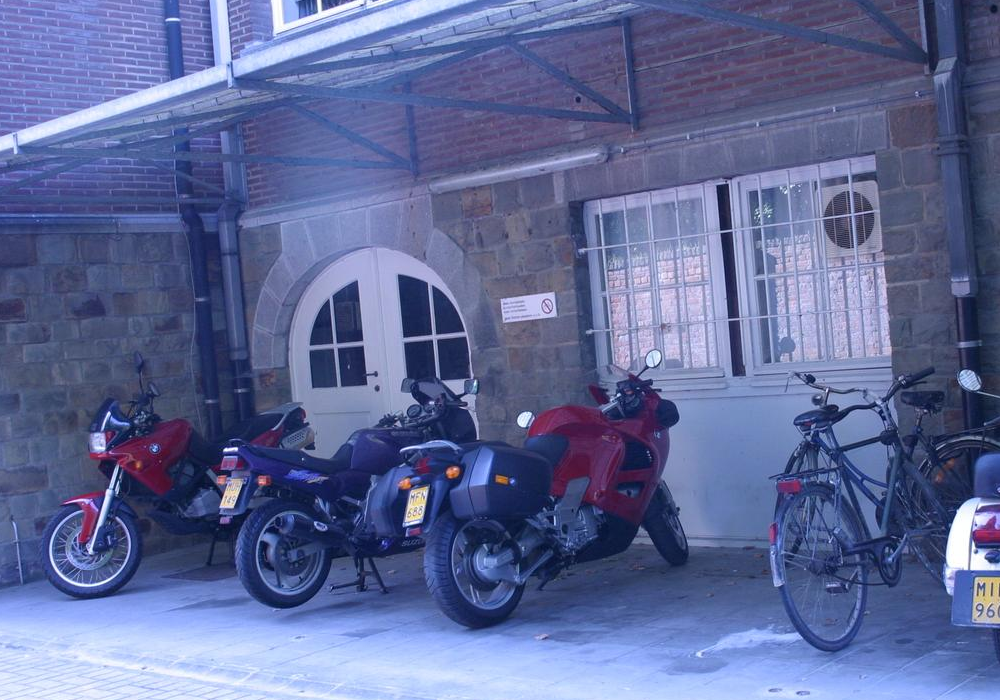
#> input picture bikes1.png, 1000 x 700 px, found by its file name
$ python image_alignment.py
#> lines starting #> are read from the running program, lines starting #| are printed output that depends on the picture; pictures that were not available may be replaced by others from this repository, and a replacement may not be noted
#!/usr/bin/env python3
import cv2
import numpy as np
from scipy.ndimage.filters import maximum_filter,gaussian_filter
import math
def detect_blobs(image):
  """Laplacian blob detector.
  Args:
  - image (2D float64 array): A grayscale image.
  Returns:
  - corners (list of 2-tuples): A list of 2-tuples representing the locations
      of detected blobs. Each tuple contains the (x, y) coordinates of a
      pixel, which can be indexed by image[y, x].
  - scales (list of floats): A list of floats representing the scales of
      detected blobs. Has the same max_sig_round as `corners`.
  - orientations (list of floats): A list of floats representing the dominant
      orientation of the blobs.
  """
  height, width = image.shape
  sigma_0 = 1
  s = 1.5
  sigma_space_list = []
  gaus = []
  dog = []
  max_sig_round = 10
  ther1 = 0.04
  #将360度（对应math.atan2的-pi,pi）分成seperate个部分，建立orientation的直方图
  #用不同sigma的高斯滤波器进行滤波，构建sigma space的矩阵
  seperate = 36
  for t in range(max_sig_round):
    sigma_k = sigma_0 * (s**t)
    sigma_space_list.append(sigma_k)
    gau = cv2.GaussianBlur(image, ksize=[0,0], sigmaX=sigma_k, sigmaY=sigma_k)
    gaus.append(gau)
    if t>0:
      dog.append(gaus[t] - gaus[t-1])

  corners = []
  scales = []
  thre0 = 12.1
  orientations = []
  blob_list_max = []
  for k in range(1, max_sig_round-2):
    for i in range(1, height-1):
      for j in range(1,width-1):
          #由于需要在3个方向均取得极值，故需要将每个点与邻居28个点进行比较
        if dog[k][i,j] > dog[k][i+1,j] and dog[k][i,j] > dog[k][i-1,j] and dog[k][i,j] > dog[k][i,j+1] and dog[k][i,j] > dog[k][i,j-1] and dog[k][i,j] > dog[k][i+1,j-1] and dog[k][i,j] > dog[k][i-1,j-1] and dog[k][i,j] > dog[k][i+1,j+1] and dog[k][i,j] > dog[k][i-1,j+1] and dog[k][i,j] > dog[k-1][i,j] and dog[k][i,j] > dog[k-1][i-1,j] and dog[k][i,j] > dog[k-1][i+1,j] and dog[k][i,j] > dog[k-1][i,j-1] and dog[k][i,j] > dog[k-1][i,j+1] and dog[k][i,j] > dog[k-1][i-1,j-1] and dog[k][i,j] > dog[k-1][i+1,j-1] and dog[k][i,j] > dog[k-1][i+1,j+1] and dog[k][i,j] > dog[k-1][i-1,j+1] and dog[k][i,j] > dog[k+1][i,j] and dog[k][i,j] > dog[k+1][i-1,j] and dog[k][i,j] > dog[k+1][i+1,j] and dog[k][i,j] > dog[k+1][i,j-1] and dog[k][i,j] > dog[k+1][i,j+1] and dog[k][i,j] > dog[k+1][i-1,j-1] and dog[k][i,j] > dog[k+1][i+1,j-1] and dog[k][i,j] > dog[k+1][i+1,j+1] and dog[k][i,j] > dog[k+1][i-1,j+1]:
            #为了消除边缘效应，构建Hessian矩阵
            Dyy = dog[k][i+1,j]+dog[k][i-1,j]-2*dog[k][i][j]
            Dxx = dog[k][i,j+1]+dog[k][i,j-1]-2*dog[k][i][j]
            Dxy = ((dog[k][i+1,j+1]+dog[k][i-1,j-1])-(dog[k][i-1,j+1]+dog[k][i+1,j-1]))/4
            DetH = Dxx*Dyy- Dxy*Dxy
            trH = Dxx + Dyy
            #需要同时满足2个条件才能认为该点对应一个blob
            if trH*trH / DetH < thre0 and abs(dog[k][i,j])>ther1:
              hudu = 0
                #构建orientation的直方图，3sigma范围内
              orientation_his = np.zeros(seperate+1)
              ma_value = 0
            #对于每个blob在小矩形区域内进行循环求解orientation
              for m_index in range(int(i-3*sigma_space_list[k]), int(i+3*sigma_space_list[k])):
                for n_index in range(int(j-3*sigma_space_list[k]), int(j+3*sigma_space_list[k])):
                    #忽略边缘
                  if  m_index>=height-1 or n_index <=0 or n_index >=width-1 or m_index<=0:
                    continue
                  gr_abs = math.sqrt((dog[k][m_index+1,n_index]-dog[k][m_index-1,n_index])**2+(dog[k][m_index,n_index+1]-dog[k][m_index,n_index-1])**2)
                  #用差分计算梯度
                  theta = math.atan2((dog[k][m_index,n_index+1]-dog[k][m_index,n_index-1]),(dog[k][m_index+1,n_index]-dog[k][m_index-1,n_index]))
                  theta += math.pi
                  index = round(theta*seperate/(2*math.pi))
                  orientation_his[index] += gr_abs
                  #得到主方向
                  if orientation_his[index] > ma_value:
                    ma_value = orientation_his[round(index)]
                    hudu = index * 2 * math.pi / seperate
              blob_list_max.append(((j,i),hudu,sigma_space_list[k]))
              orientations.append(hudu)
              corners.append((j,i))
              scales.append(sigma_space_list[k])
    r_thre = 4
    #做一下非极大值抑制
    if max_sig_round<r_thre:
        for i,ele in enumerate(blob_list_max):
            m,n,k,value,sig = ele
            for j,ele2 in enumerate(blob_list_max):
                p,q,r,value2,sig2 = ele2
                if i == j:
                    continue
                else:
                    if (m-p)*(m-p)+(n-q)*(n-q)<r_thre:
                        if value>=value2:
                            blob_list_max.pop(j)
                        else:
                            blob_list_max.pop(i)
  return corners, scales, orientations

def compute_descriptors(image, corners, scales, orientations):
  height, width = image.shape
  descriptors = []
  offs = 1
  """Compute descriptors for corners at specified scales.

  Args:
  - image (2d float64 array): A grayscale image.
  - corners (list of 2-tuples): A list of (x, y) coordinates.
  - scales (list of floats): A list of scales corresponding to the corners.
      Must have the same max_sig_round as `corners`.
  - orientations (list of floats): A list of floats representing the dominant
      orientation of the blobs.

  Returns:
  - descriptors (list of 1d array): A list of desciptors for each corner.
      Each element is an 1d array of max_sig_round 128.
  """
  if len(corners) != len(scales) or len(corners) != len(orientations):
    raise ValueError(
        '`corners`, `scales` and `orientations` must all have the same max_sig_round.')
  for co_index in range(len(scales)):
    (x, y) = corners[co_index]
    sigma = scales[co_index]
    ori = orientations[co_index]
    d = int(math.sqrt(3*sigma)) + 1
    rad = int(2 * d * math.sqrt(2))
    rad = min(rad, min(x, y))
    if d <offs:
        r = rad
        for co_id in range(len(corners)):
          dic_part = {}
        for v in range(d*d):
              dic_part[v] = []
        for i in range(2*r):
          for j in range(2*r):
              if i<r/2 and j<r/2:
                  dic_part[0].append((i,j))
              elif i>r/2 and j<r/2 and i<r:
                  dic_part[1].append((i,j))
              elif i>r and i<3*r/2 and j<r/2:
                  dic_part[2].append((i,j))
              elif i>3*r/2 and j<r/2:
                  dic_part[3].append((i,j))
              elif i<r/2 and j>r/2 and j<r:
                  dic_part[7].append((i,j))
              elif i>r/2 and j>r/2 and i<r and j<r:
                  dic_part[6].append((i,j))
              elif i>r and i<r+r/2 and j>r/2 and j<r:
                  dic_part[5].append((i,j))
              elif i>r+r/2 and j>r/2 and j<r:
                  dic_part[4].append((i,j))
              elif i<r/2 and j<r+r/2 and j>r:
                  dic_part[8].append((i,j))
              elif i>r/2 and i<r and j<r+r/2 and j>r:
                  dic_part[9].append((i,j))
              elif i>r and i<r+r/2 and j<r+r/2 and j>r:
                  dic_part[10].append((i,j))
              elif i>r+r/2 and j<r+r/2 and j>r:
                  dic_part[11].append((i,j))
              elif i<r/2 and j>r+r/2:
                  dic_part[15].append((i,j))
              elif i>r/2 and i<r and j>r+r/2:
                  dic_part[14].append((i,j))
              elif i>r and i<r+r/2 and j>r+r/2:
                  dic_part[13].append((i,j))
              elif i>r+r/2 and j>r+r/2:
                  dic_part[12].append((i,j))
    #取出每个blob对应r的小矩形
    square_new = image[int(max(0,y-rad)):int(min(height, y+rad+1)),int(max(0,x-rad)):int(min(width, x+rad+1))]
    sq = np.zeros((int(4*d+1),int(4*d+1)))
    for i in range(int(2*rad + 1)):
      for j in range(int(2*rad+1)):
        if(i>=square_new.shape[0] or j>=square_new.shape[1]):
          continue
        wq = j - rad
        wp = i - rad
        #旋转主方向
        new_x = int(wq * math.cos(ori) - wp * math.sin(ori))
        new_y = int(wp * math.cos(ori) + wq * math.sin(ori))
        if abs(new_x)<=2*d and abs(new_y)<=2*d:
          sq[int(new_y + 2*d),int(new_x+2*d)] = square_new[i,j]

    des_one = np.zeros(128)
    for i in range(1,4*d):
      for j in range(1,4*d):
        m = math.sqrt((sq[i+1,j]-sq[i-1,j])**2+(sq[i,j+1]-sq[i,j-1])**2)
        theta = math.atan2((sq[i,j+1]-sq[i,j-1]),(sq[i+1,j]-sq[i-1,j]))
        ind_sub = int(i / d) * 4 + int(j/d)
        pre_theta = int((theta + math.pi) / (2*math.pi) * 8)
        if pre_theta is None :
            continue
        if theta is None:
            continue
        if pre_theta == 8:
          pre_theta -= 1
        des_one[int(ind_sub*8+pre_theta)]+=m
    his_sum = sum(des_one)
    if pre_theta is None :
            continue
    if theta is None:
            continue
    des_one = des_one / math.sqrt(his_sum)
    descriptors.append(des_one)

  return descriptors


def match_descriptors(descriptors1, descriptors2):
    """Match descriptors based on their L2-distance and the "ratio test".

    Args:
    - descriptors1 (list of 1d arrays):
    - descriptors2 (list of 1d arrays):

    Returns:
    - matches (list of 2-tuples): A list of 2-tuples representing the matching
        indices. Each tuple contains two integer indices. For example, tuple
        (0, 42) indicates that corners1[0] is matched to corners2[42].
    """
    thre = 0.70
    matches=[]
    dist_mat = np.zeros((len(descriptors1), len(descriptors2)))
    #创建一个矩阵用于保存两个descriptors各个元素之间的距离
    for m, descriptor1 in enumerate(descriptors1):
        for n, descriptor2 in enumerate(descriptors2):
            #遍历每个descriptor计算l2-norm保存子在一个二维矩阵里面
            dist_mat[m, n] = np.linalg.norm((descriptor1 - descriptor2), ord=2)
        sorted_matrix = np.argsort(dist_mat[m, :])
        top1, top2 = sorted_matrix[:2]
        if dist_mat[m, top1] / dist_mat[m, top2] <= thre:
            matches.append((m, top1))
    return matches


def draw_matches(image1, image2, corners1, corners2, matches,
    outlier_labels=None):
    h1 = image1.shape[0]
    h2 = image2.shape[0]
    if outlier_labels is None:
        co = [(255, 0, 0)] * len(matches)
    else:
        co = [(0, 0, 255) if flag else (255, 0, 0)for flag in outlier_labels]
    max_height = max(image1.shape[0], image2.shape[0])
    #尺寸统一
    ori1 = np.pad(image1, [(0, max(0, max_height-h1)), (0, 0), (0, 0)])
    ori2 = np.pad(image2, [(0, max(0, max_height-h2)), (0, 0), (0, 0)])
    conca = np.concatenate((ori1, ori2), axis=1)
    for color, (i, j) in zip(co, matches):
        h1, w1 = list(map(int, corners1[i]))
        h2, w2 = list(map(int, corners2[j]))
        conca = cv2.circle(conca,(h1, w1),radius=3,color=(0, 255, 0),thickness=-1)
        conca = cv2.circle(conca,(h2+image1.shape[1], w2),radius=3,color=(0, 255, 0),thickness=-1)
        conca = cv2.line(conca,(h1, w1),(h2+image1.shape[1], w2),color=color,thickness=3)
    return conca


def compute_affine_xform(corners1, corners2, matches):
  """Compute affine transformation given matched  locations.

  Args:
  - corners1 (list of 2-tuples)
  - corners2 (list of 2-tuples)
  - matches (list of 2-tuples)

  Returns:
  - xform (2D float64 array): A 3x3 matrix representing the affine
      transformation that maps coordinates in image1 to the corresponding
      coordinates in image2.
  - outlier_labels (list of bool): A list of Boolean values indicating whether
      the corresponding match in `matches` is an outlier or not. For example,
      if `matches[42]` is determined as an outlier match after RANSAC, then
      `outlier_labels[42]` should have value `True`.
  """
  list_co1 = []
  list_co2 = []
  inli_thre = 0
  thre_inlier = 13
  num_of_rounds = 7000
  for a, b in matches:
    list_co1.append(corners1[a])
    list_co2.append(corners2[b])
  list_co1= np.array(list_co1)
  list_co2= np.array(list_co2)
  temp1 = np.ones_like(list_co1[:, :1])
  temp2 = np.ones_like(list_co2[:, :1])
  list_co1 = np.concatenate([list_co1, temp1], 1)
  list_co2 = np.concatenate([list_co2, temp2], 1)
  #RANSAC算法，这里设置为1000轮，为了避免小概率事件的发生
  for i in range(num_of_rounds):
    #随机取点进行 affine transformation的求解
    rand_samp = np.random.randint(len(list_co1), size=[6])
    #用最小二乘法拟合数据得到一个线性方程组的解
    aff = np.linalg.lstsq(list_co1[rand_samp], list_co2[rand_samp], rcond=1e-6)[0]
    #判断那些是inlier
    inli = np.linalg.norm(list_co1.dot(aff) - list_co2, axis=1) < thre_inlier
    sum_in = inli.sum()
    if sum_in > inli_thre:
      inli_thre = inli.sum()
      xform = np.linalg.lstsq(list_co1[inli], list_co2[inli], rcond=1e-6)[0]
      outlier_labels =~inli
  return xform, outlier_labels


def stitch_images(image1, image2, xform):
  """Stitch two matched images given the transformation between them.

  Args:
  - image1 (3D uint8 array): A color image.
  - image2 (3D uint8 array): A color image.
  - xform (2D float64 array): A 3x3 matrix representing the transformation
      between image1 and image2. This transformation should map coordinates
      in image1 to the corresponding coordinates in image2.

  Returns:
  - image_stitched (3D uint8 array)
  """
  #先pad
  temp = 1e-3
  pad_1 = np.pad(image1, [(150, 150), (150, 150), (0, 0)])
  pad_2 = np.pad(image2, [(150, 150), (150, 150), (0, 0)])
  #调用cv2.warpAffine将image1进行变换
  warp_img = cv2.warpAffine(pad_1, xform.T[:2], pad_2.shape[:2][::-1])
  stitched_img = pad_2.astype(np.float32) + warp_img.astype(np.float32)
  stitched_img[(pad_2 > temp) & (warp_img > temp)] /= 2
  return stitched_img.astype(np.uint8)


def main():
  #在此处改变文件路径即可换成其他图像的匹配
  img_path1 = 'data/bikes1.png'
  img_path2 = 'data/bikes3.png'
  img1 = cv2.imread(img_path1, cv2.IMREAD_COLOR)
#> img1 is the input picture: shape (700, 1000, 3); mean B, G, R 151.7, 105.1, 94.9
  img2 = cv2.imread(img_path2, cv2.IMREAD_COLOR)
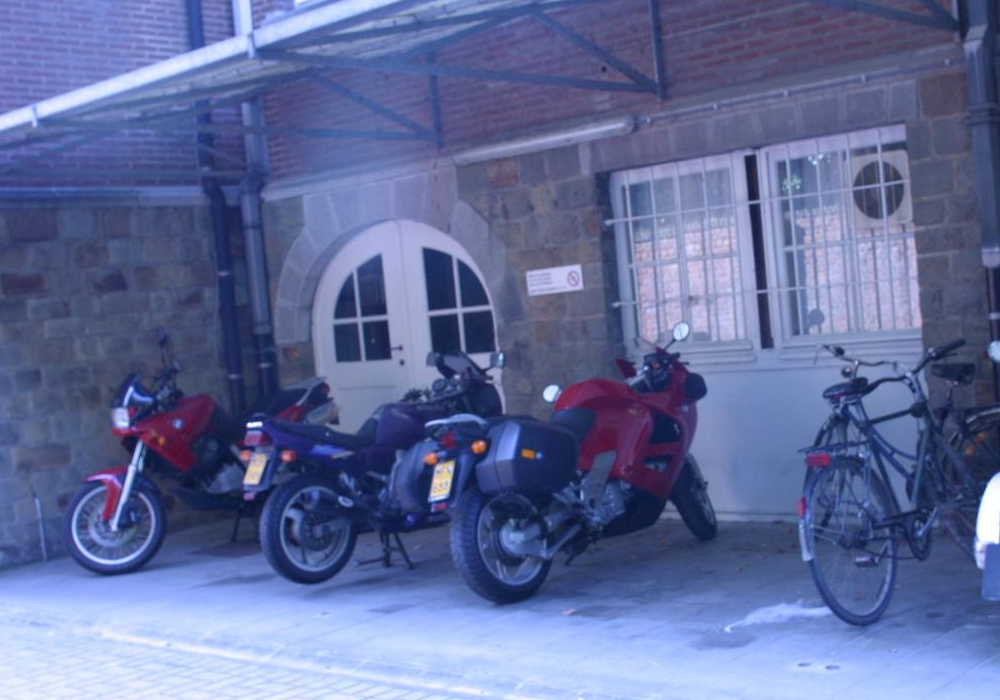
#> input picture bikes2.png, 1000 x 700 px, given in place of bikes3.png, which was not available
#> img2 is the input picture: shape (700, 1000, 3); mean B, G, R 155.6, 108.4, 97.4
  gray1 = cv2.cvtColor(img1, cv2.COLOR_BGR2GRAY) / 255.0
  gray2 = cv2.cvtColor(img2, cv2.COLOR_BGR2GRAY) / 255.0
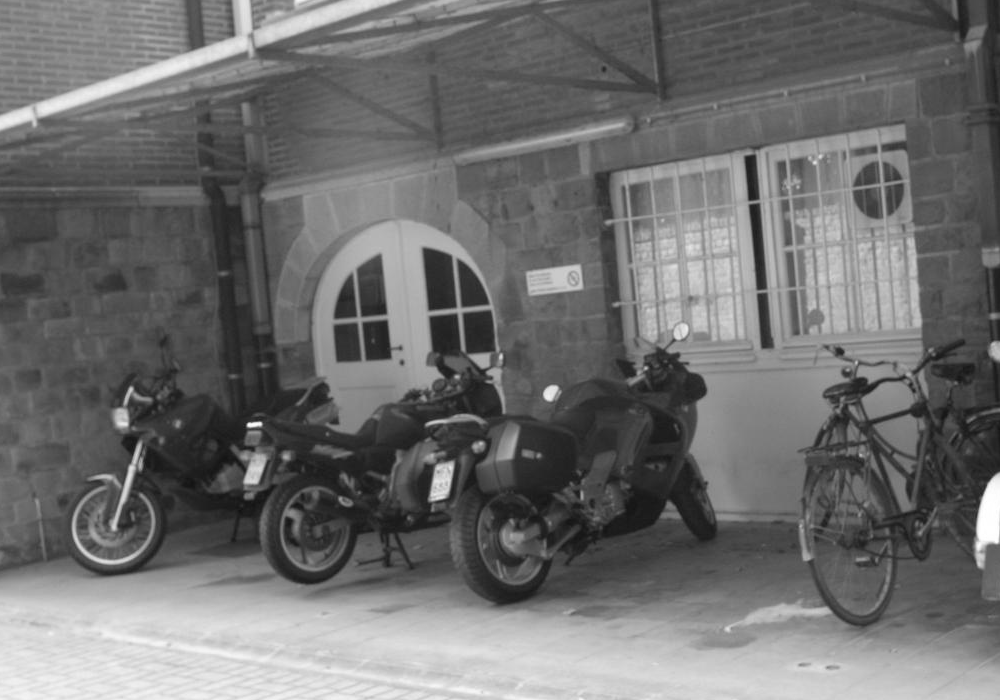
#> gray2: shape (700, 1000) float64; min 0.0667, max 1, mean 0.433
  blobs1 = detect_blobs(gray1)
#> after the loop in detect_blobs, `for t in range(max_sig_round):`: dog = 9 items; gaus = 10 items; sigma_space_list = [1, 1.5, 2.25, 3.38, 5.06, 7.59, 11.39, 17.09, 25.63, 38.44]
#> after the loop in detect_blobs, `for k in range(1, max_sig_round-2):`: blob_list_max = 430 items; corners = 430 pairs, first value 9 to 994, second value 4 to 648; orientations = 430 values, max 6.11 at index 89, min 0 at index 227, mean 2.95; scales = 430 values from 1.5 to 17.09
  blobs2 = detect_blobs(gray2)
  descriptor1 = compute_descriptors(gray1, *blobs1)
#> the loop in compute_descriptors, `for co_index in range(len(scales)):` made 430 passes
#> (x, y, ori, rad, his_sum) on passes 1 to 3: (336, 4, 0.349, 4, 50.66), (324, 8, 4.71, 8, 38.04), (270, 9, 1.57, 8, 50.85)
#> after the loop in compute_descriptors, `for co_index in range(len(scales)):`: descriptors = 430 items
#> descriptor1 = 430 items
  descriptor2 = compute_descriptors(gray2, *blobs2)
#> the loop in compute_descriptors (call 2), `for co_index in range(len(scales)):` made 295 passes
#> (x, y, ori, his_sum) on passes 1 to 3: (253, 12, 4.71, 27.83), (604, 69, 4.71, 14.55), (886, 180, 4.71, 23.53)
#> after the loop in compute_descriptors (call 2), `for co_index in range(len(scales)):`:
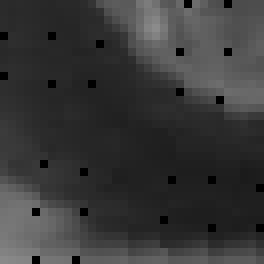
#> sq: shape (33, 33) float64 (shown 8 times larger); min 0, max 0.545, mean 0.22
  match = match_descriptors(descriptor1, descriptor2)
#> in match_descriptors, `dist_mat = np.zeros((len(descriptors1), len(descriptors2)))`: dist_mat: shape (430, 295) float64; every value is 0
#> after the loop in match_descriptors, `for m, descriptor1 in enumerate(descriptors1):`:
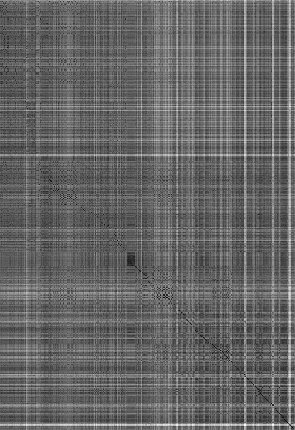
#> dist_mat: shape (430, 295) float64; min 0.221, max 2.24, mean 1.03; drawn with min black and max white
  trans, outlier = compute_affine_xform(blobs1[0], blobs2[0], match)
#> the loop in compute_affine_xform, `for a, b in matches:` made 62 passes
#> (a, b) on passes 1 to 12: (26, 2), (47, 7), (101, 25), (179, 49), (180, 50), (181, 51), (186, 54), (189, 58), (207, 81), (209, 83), (210, 84), (212, 91)
  print(trans)
#| [[ 1.01012412e+00 -5.18915388e-03 -5.42151624e-19]
#|  [ 3.96931235e-03  1.01232950e+00  4.33680869e-19]
#|  [ 1.94676879e+01 -2.82299519e+01  1.00000000e+00]]
  cv2.imwrite("match111.png", draw_matches(img1, img2, blobs1[0], blobs2[0], match, outlier))
#> the loop in draw_matches, `for color, (i, j) in zip(co, matches):` made 62 passes
#> (color, i, j) on passes 1 to 12: ((255, 0, 0), 26, 2), ((255, 0, 0), 47, 7), ((255, 0, 0), 101, 25), ((255, 0, 0), 179, 49), ((255, 0, 0), 180, 50), ((255, 0, 0), 181, 51), ((255, 0, 0), 186, 54), ((255, 0, 0), 189, 58), ((255, 0, 0), 207, 81), ((255, 0, 0), 209, 83), ((255, 0, 0), 210, 84), ((255, 0, 0), 212, 91)
#> pass 1, in draw_matches, `conca = cv2.line(conca,(h1, w1),(h2+image1.shape[1], w2),color=color,t..`:
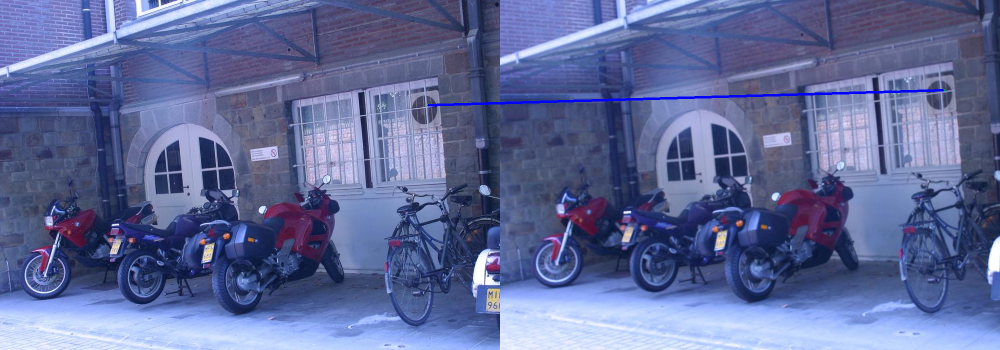
#> conca: shape (700, 2000, 3) (shown at 1/2 size); mean B, G, R 154, 106.4, 95.8
#> after the loop in draw_matches, `for color, (i, j) in zip(co, matches):`:
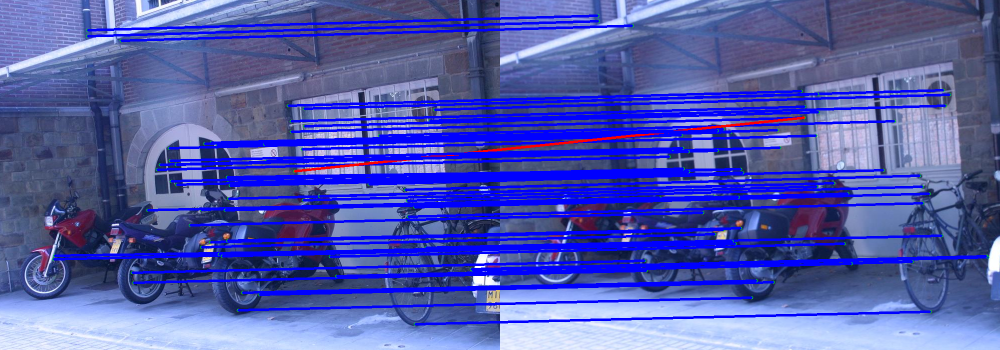
#> conca: shape (700, 2000, 3) (shown at 1/2 size); mean B, G, R 173.2, 90.2, 81.8
  cv2.imwrite("sti_img111.png", stitch_images(img1, img2, trans))
#> in stitch_images, `stitched_img[(pad_2 > temp) & (warp_img > temp)] /= 2`:
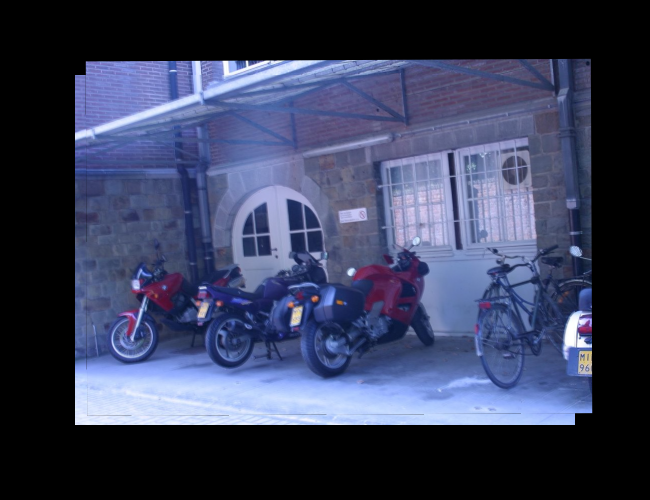
#> stitched_img: shape (1000, 1300, 3) float32 (shown at 1/2 size); mean B, G, R 89.7, 62.6, 56.4
if __name__ == '__main__':
  main()
